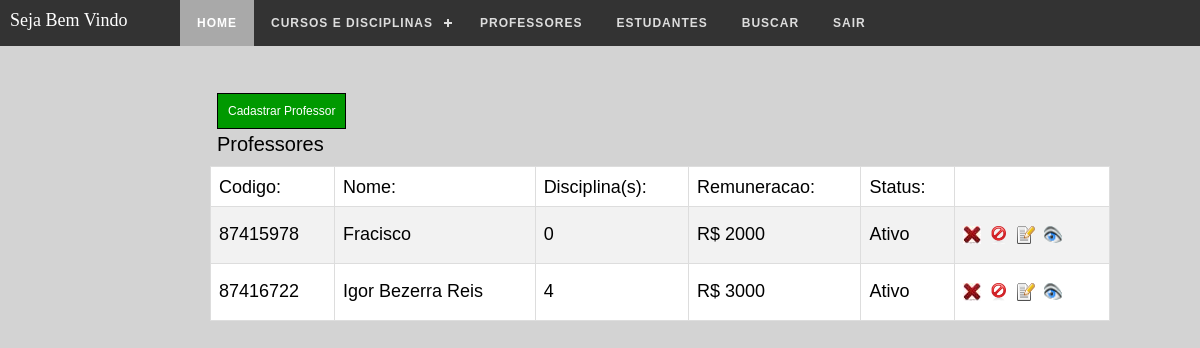
Page /admin/professores.php?pg=todos (signed in) on the committed database.
### tables this page shows
CREATE TABLE IF NOT EXISTS `professores` (
  `id` int(11) NOT NULL AUTO_INCREMENT,
  `code` varchar(255) NOT NULL,
  `status` varchar(255) NOT NULL,
  `nome` varchar(255) NOT NULL,
  `cpf` varchar(255) NOT NULL,
  `nascimento` varchar(255) NOT NULL,
  `formacao` varchar(255) NOT NULL,
  `graduacao` varchar(255) NOT NULL,
  `pos_graduacao` varchar(255) NOT NULL,
  `mestrado` varchar(255) NOT NULL,
  `doutorado` varchar(255) NOT NULL,
  `salario` varchar(255) NOT NULL,
  PRIMARY KEY (`id`)
);

### admin/professores.php (the view, shortened to what this page needs)
<!DOCTYPE html PUBLIC "-//W3C//DTD XHTML 1.0 Transitional//EN" "http://www.w3.org/TR/xhtml1/DTD/xhtml1-transitional.dtd">
<html xmlns="http://www.w3.org/1999/xhtml">
<head>
<link href="css/professores.css" rel="stylesheet" type="text/css" />
</head>
<body>
<?php require "topo1.php"; ?>
<?php if(@$_GET['pg'] == 'todos'){ ?>
<div id="box_professores">
  <div id="customers">
<br /><br />
<a class="a2" href="professores.php?pg=cadastra">Cadastrar Professor</a>
<h1>Professores</h1>
<?php
$sql_1 = mysqli_query($db,"SELECT * FROM professores WHERE nome != ''");
if(mysqli_num_rows($sql_1) == ''){
	echo "No momento não existe professores cadastrados!";
}else{
?>
    <table width="900" border="0">
      <tr>
        <td><h3>Codigo:</h3></td>
        <td><h3>Nome:</h3></td>
        <td><h3>Disciplina(s):</h3></td>
        <td><h3>Remuneracao:</h3></td>
        <td><h3>Status:</h3></td>
        <td></td>
      </tr>
      <?php while($res_1 = mysqli_fetch_array($sql_1)){ ?>
      <tr>
        <td><h4><?php echo $code = $res_1['code']; ?></h3></t4>
        <td><h4><?php echo $res_1['nome']; ?></h4></td>
        <td><h4><?php echo mysqli_num_rows(mysqli_query($db,"SELECT * FROM disciplinas WHERE professor = '$code'")); ?></h4></td>
        <td><h4>R$ <?php echo $res_1['salario']; ?></h4></td>
        <td><h4><?php echo $res_1['status']; ?></h4></td>
        <td>
        <a class="a" href="professores.php?pg=todos&func=deleta&id=<?php echo $res_1['id']; ?>"><img title="Excluir Professor" src="img/deleta.jpg" width="18" height="18" border="0"></a>
        <?php if($res_1['status'] == 'Ativo'){?>
        <a class="a" href="professores.php?pg=todos&func=inativa&id=<?php echo $res_1['id']; ?>&code=<?php echo $res_1['code']; ?>"><img title="Inativar Professor(a)" src="../img/ico_bloqueado.png" width="18" height="18" border="0"></a>
        <?php } ?>
        <a class="a" href="professores.php?pg=todos&func=edita&id=<?php echo $res_1['id']; ?>"><img title="Editar Dados Cadastrais" src="../img/ico-editar.png" width="18" height="18" border="0"></a>
        <a class="a" rel="superbox[iframe][930x500]" href="historico_professor.php?id=<?php echo $res_1['id']; ?>"><img title="Histórico deste professor" src="../img/visualizar16.gif" width="18" height="18" border="0"></a></td>
      </tr>
      <?php } ?>
    </table>
    </div>
<?php }?>
<br />
<br />
</div>
<?php }  ?>
</body>
</html>

### admin/css/professores.css (style rules this page uses)
#customers { font-family: "Trebuchet MS", Arial, Helvetica, sans-serif; border-collapse: collapse; width: 100%; }
#customers td, #customers th { border: 1px solid #ddd; padding: 8px; }
#customers tr:nth-child(even) { background-color: #f2f2f2; }
#box_professores { width: 80%; margin-left: 15%; margin-top: 2%; font:15px Arial, Helvetica, sans-serif; text-align:left; }
#box_professores .a2 { font:12px Arial, Helvetica, sans-serif; margin:30px 0 10px 37px; color:#FFF; background:#090; text-decoration:none; padding:10px; border:1px solid #000; }
#box_professores h1 { font:20px Arial, Helvetica, sans-serif; margin:15px 0 10px 37px; color:#000; }
#box_professores table { border:1px solid #333; padding:10px; background:#FFF; margin:0 0 10px 0; margin:auto; font:15px Arial, Helvetica, sans-serif; text-align:left; }
#box_professores h3 { font:12px Arial, Helvetica, sans-serif; margin:2px 0 0 0; color:black; }
#box_professores .a { margin:0 5px 0 0; }
#box_professores h3 { font:18px Arial, Helvetica, sans-serif; margin:2px 0 0 0; color:black; }

### admin/css_topo/style.css (style rules this page uses)
* { margin:0; padding:0; text-decoration:none }
body { background:#D3D3D3; }

### rows in the picture
professores: code "87415978", nome "Fracisco", code "0", salario "2000", status "Ativo"
professores: code "87416722", nome "Igor Bezerra Reis", code "4", salario "3000", status "Ativo"
